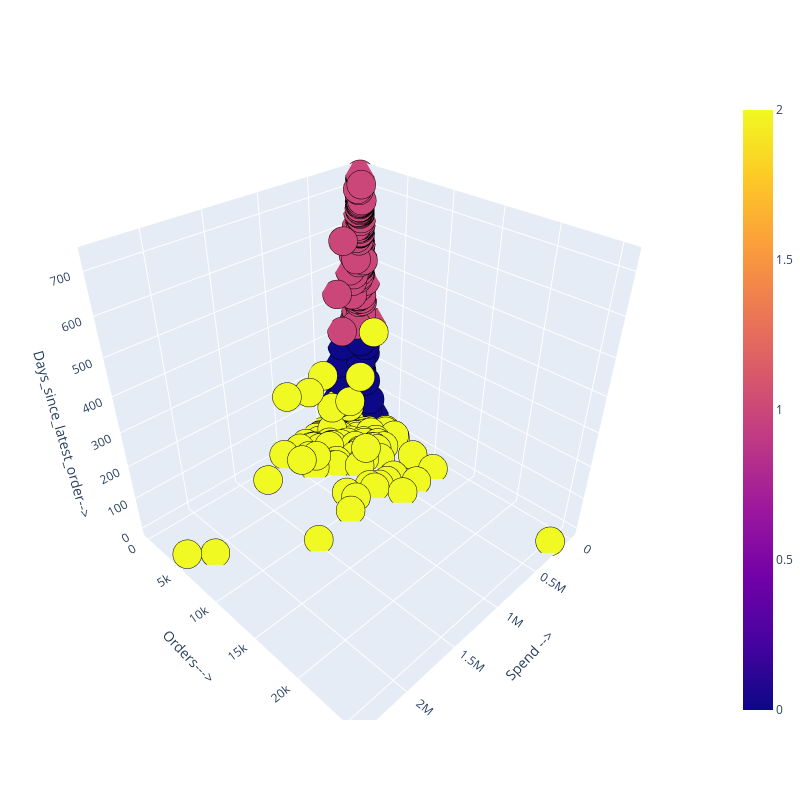

Here is the notebook cell this chart was saved with:
### Code cell
# Visualizing 3 clusters based on 3d scatterplot using plotly -RFM

x=dummy[['avg_order_gap','spend','orders','days_since_latest_order']].values

Scene = dict(xaxis = dict(title  = 'Spend -->'),yaxis = dict(title  = 'Orders--->'),zaxis = dict(title  = 'Days_since_latest_order-->'))

# model.labels_ is nothing but the predicted clusters i.e y_clusters
labels = kmeans.labels_
trace = go.Scatter3d(x=x[:, 1], y=x[:, 2], z=x[:, 3], mode='markers',marker=dict(color = labels, size= 10, line=dict(color= 'black',width = 10),showscale=True),name = 'Cluster')
layout = go.Layout(margin=dict(l=0,r=0),scene = Scene,height = 800,width = 800)
data2 = [trace]
fig = go.Figure(data = data2, layout = layout)
fig.show()

### Figure 1 — Plotly figure (JSON) as saved in the notebook; plotly's stock layout.template omitted (floating-point values rounded to 4 significant figures; data arrays with more than 128 entries replaced by an {"elided": "..."} marker saying what was removed)
{"data": [{"marker": {"color": {"elided": "14351 int values"}, "line": {"color": "black", "width": 10}, "showscale": true, "size": 10}, "mode": "markers", "name": "Cluster", "type": "scatter3d", "x": {"elided": "14351 float values"}, "y": {"elided": "14351 int values"}, "z": {"elided": "14351 int values"}}], "layout": {"height": 800, "margin": {"l": 0, "r": 0}, "scene": {"xaxis": {"title": {"text": "Spend -->"}}, "yaxis": {"title": {"text": "Orders--->"}}, "zaxis": {"title": {"text": "Days_since_latest_order-->"}}}, "width": 800}}
